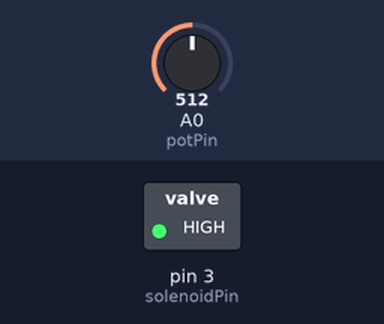
This sketch was run on a simulated Arduino Uno, built with avr-gcc and run on an emulated ATmega328P. Shown: switched loads named in the sketch (green lamp = pin HIGH). The test bench sets the inputs (shaded band); at power-on: A0 (potPin) = 512.

Above: at 1.3 s.
1.4 s: A0 (potPin) set to 0
At 2.2 s:
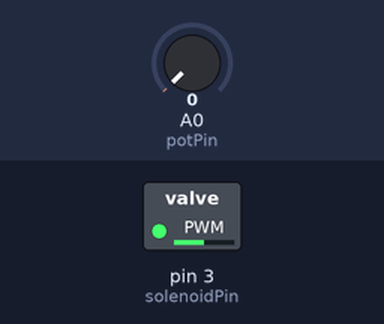
3.0 s: A0 (potPin) set to 122
At 3.18 s:
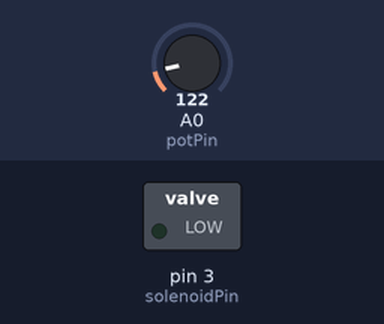
Timing chart, 0 to 12.1 s (numbered marks = the images above; inputs shaded):
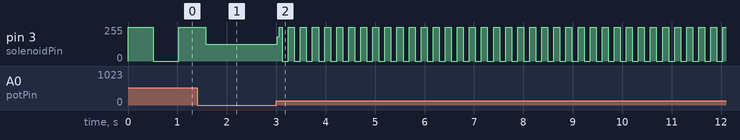

The sketch:

SolenoidTest.ino
```cpp
//  Solenoid Test
// Driving a 5v Solenoid with a ULN2803 Darlington IC
// Drive Pin 3 high to activate solenoid

const int solenoidPin = 3;
const int potPin = A0;

void setup() {
  //bitSet(DDRD, 3);  //DDR Pord D, Pin 3 OUTPUT
  pinMode(solenoidPin, OUTPUT);
  pinMode(potPin, INPUT);
  digitalWrite(solenoidPin, LOW);
}

void loop() {
  digitalWrite(solenoidPin, HIGH);
  delay(potVal());
  digitalWrite(solenoidPin, LOW);
  delay(potVal());
}

int potVal() {
  return analogRead(potPin);
}
```

Measured:
- after the input at 3.0 s, pin 3 (solenoidPin): 126/255 → 181/255 at once, then moves between 0/255 and 255/255, repeating every 0.49 s
